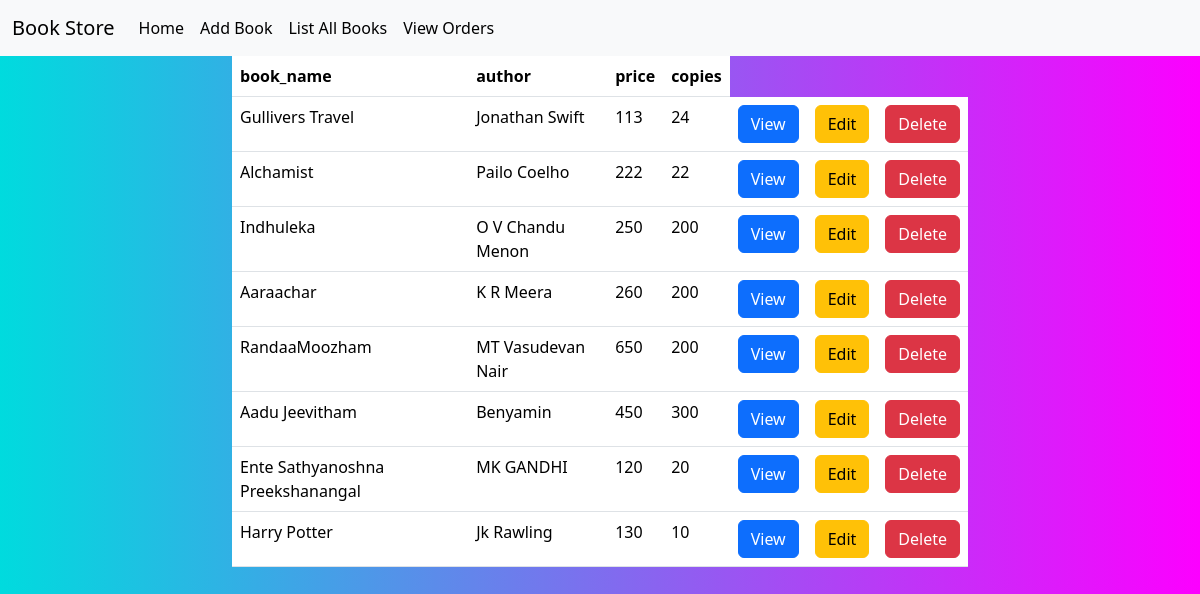
Screenshot of /owner/book/all with the database file from the repository.
### owner/models.py (models this page shows, shortened)
class Book(models.Model):
    book_name=models.CharField(max_length=120,unique=True)
    author=models.CharField(max_length=80)
    price=models.PositiveIntegerField()
    copies=models.PositiveIntegerField()
    image=models.ImageField(upload_to="images",null=True)

### owner/views.py (the view)
# urls.py: path('owner/book/all',views.BookListView.as_view(),name='allbooks'),
class BookListView(ListView):
    model=Book
    template_name="booklist.html"
    context_object_name="book"

### owner/templates/booklist.html
{%extends 'base.html'%}
{%block body_block%}
<div class="row">
    <div class="col-2"></div>
    <div class="col-8">
        <table class="table">
            <tr>
                <th>book_name</th>
                <th>author</th>
                <th>price</th>
                <th>copies</th>
            </tr>
            {%for b in book%}
            <tr>
                <td>{{b.book_name}}
                </td>
                <td>{{b.author}}
                </td>
                <td>{{b.price}}
                </td>
                <td>{{b.copies}}
                </td>
                <td><a href="{%url 'bookdetail' b.id%}" class="btn btn-primary">View</a></td>
                <td><a href="{%url 'changebook' b.id%}" class="btn btn-warning">Edit</a></td>
                <td><a href="{%url 'deletebook' b.id%}" class="btn btn-danger">Delete</a></td>
                {%endfor%}
            </tr>
        </table>
    </div>
    <div class="col-2"></div>
</div>
{%endblock%}

### owner/static/css/style.css (style rules this page uses)
body { background-color: #00DBDE; background-image: linear-gradient(90deg, #00DBDE 0%, #FC00FF 100%); }

### rows the page displays
Book: book_name "Gullivers Travel", author "Jonathan Swift", price "113", copies "24"
Book: book_name "Alchamist", author "Pailo Coelho", price "222", copies "22"
Book: book_name "Indhuleka", author "O V Chandu Menon", price "250", copies "200"
Book: book_name "Aaraachar", author "K R Meera", price "260", copies "200"
Book: book_name "RandaaMoozham", author "MT Vasudevan Nair", price "650", copies "200"
Book: book_name "Aadu Jeevitham", author "Benyamin", price "450", copies "300"
Book: book_name "Ente Sathyanoshna Preekshanangal", author "MK GANDHI", price "120", copies "20"
Book: book_name "Harry Potter", author "Jk Rawling", price "130", copies "10"
